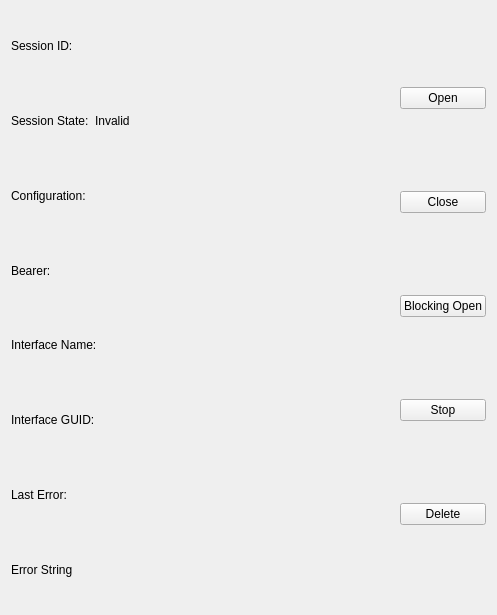
<?xml version="1.0" encoding="UTF-8"?>
<ui version="4.0">
 <class>SessionWidget</class>
 <widget class="QWidget" name="SessionWidget">
  <property name="geometry">
   <rect>
    <x>0</x>
    <y>0</y>
    <width>497</width>
    <height>615</height>
   </rect>
  </property>
  <property name="windowTitle">
   <string>Session Details</string>
  </property>
  <layout class="QHBoxLayout" name="horizontalLayout">
   <item>
    <layout class="QVBoxLayout" name="verticalLayout">
     <item>
      <layout class="QHBoxLayout" name="sessionIdLayout">
       <item>
        <widget class="QLabel" name="sessionIdLabel">
         <property name="text">
          <string>Session ID:</string>
         </property>
        </widget>
       </item>
       <item>
        <widget class="QLabel" name="sessionId">
         <property name="sizePolicy">
          <sizepolicy hsizetype="MinimumExpanding" vsizetype="Preferred">
           <horstretch>0</horstretch>
           <verstretch>0</verstretch>
          </sizepolicy>
         </property>
         <property name="text">
          <string/>
         </property>
        </widget>
       </item>
      </layout>
     </item>
     <item>
      <layout class="QHBoxLayout" name="sessionStateLayout">
       <item>
        <widget class="QLabel" name="sessionStateLabel">
         <property name="sizePolicy">
          <sizepolicy hsizetype="Preferred" vsizetype="Preferred">
           <horstretch>0</horstretch>
           <verstretch>0</verstretch>
          </sizepolicy>
         </property>
         <property name="text">
          <string>Session State:</string>
         </property>
        </widget>
       </item>
       <item>
        <widget class="QLabel" name="sessionState">
         <property name="sizePolicy">
          <sizepolicy hsizetype="MinimumExpanding" vsizetype="Preferred">
           <horstretch>0</horstretch>
           <verstretch>0</verstretch>
          </sizepolicy>
         </property>
         <property name="text">
          <string>Invalid</string>
         </property>
        </widget>
       </item>
      </layout>
     </item>
     <item>
      <layout class="QHBoxLayout" name="configurationLayout">
       <item>
        <widget class="QLabel" name="configurationLabel">
         <property name="text">
          <string>Configuration:</string>
         </property>
        </widget>
       </item>
       <item>
        <widget class="QLabel" name="configuration">
         <property name="sizePolicy">
          <sizepolicy hsizetype="MinimumExpanding" vsizetype="Preferred">
           <horstretch>0</horstretch>
           <verstretch>0</verstretch>
          </sizepolicy>
         </property>
         <property name="text">
          <string/>
         </property>
        </widget>
       </item>
      </layout>
     </item>
     <item>
      <layout class="QHBoxLayout" name="bearerLayout">
       <item>
        <widget class="QLabel" name="bearerLabel">
         <property name="text">
          <string>Bearer:</string>
         </property>
        </widget>
       </item>
       <item>
        <widget class="QLabel" name="bearer">
         <property name="sizePolicy">
          <sizepolicy hsizetype="MinimumExpanding" vsizetype="Preferred">
           <horstretch>0</horstretch>
           <verstretch>0</verstretch>
          </sizepolicy>
         </property>
         <property name="text">
          <string/>
         </property>
        </widget>
       </item>
      </layout>
     </item>
     <item>
      <layout class="QHBoxLayout" name="interfaceNameLayout">
       <item>
        <widget class="QLabel" name="interfaceNameLabel">
         <property name="text">
          <string>Interface Name:</string>
         </property>
        </widget>
       </item>
       <item>
        <widget class="QLabel" name="interfaceName">
         <property name="sizePolicy">
          <sizepolicy hsizetype="MinimumExpanding" vsizetype="Preferred">
           <horstretch>0</horstretch>
           <verstretch>0</verstretch>
          </sizepolicy>
         </property>
         <property name="text">
          <string/>
         </property>
        </widget>
       </item>
      </layout>
     </item>
     <item>
      <layout class="QHBoxLayout" name="interfaceGuidLayout">
       <item>
        <widget class="QLabel" name="interfaceGuidLabel">
         <property name="text">
          <string>Interface GUID:</string>
         </property>
        </widget>
       </item>
       <item>
        <widget class="QLabel" name="interfaceGuid">
         <property name="sizePolicy">
          <sizepolicy hsizetype="MinimumExpanding" vsizetype="Preferred">
           <horstretch>0</horstretch>
           <verstretch>0</verstretch>
          </sizepolicy>
         </property>
         <property name="text">
          <string/>
         </property>
        </widget>
       </item>
      </layout>
     </item>
     <item>
      <layout class="QHBoxLayout" name="lastErrorLayout">
       <item>
        <widget class="QLabel" name="lastErrorLabel">
         <property name="text">
          <string>Last Error:</string>
         </property>
        </widget>
       </item>
       <item>
        <widget class="QLabel" name="lastError">
         <property name="sizePolicy">
          <sizepolicy hsizetype="MinimumExpanding" vsizetype="Preferred">
           <horstretch>0</horstretch>
           <verstretch>0</verstretch>
          </sizepolicy>
         </property>
         <property name="text">
          <string/>
         </property>
        </widget>
       </item>
      </layout>
     </item>
     <item>
      <layout class="QHBoxLayout" name="errorStringLayout">
       <item>
        <widget class="QLabel" name="errorStringLabel">
         <property name="text">
          <string>Error String</string>
         </property>
        </widget>
       </item>
       <item>
        <widget class="QLabel" name="errorString">
         <property name="sizePolicy">
          <sizepolicy hsizetype="MinimumExpanding" vsizetype="Preferred">
           <horstretch>0</horstretch>
           <verstretch>0</verstretch>
          </sizepolicy>
         </property>
         <property name="text">
          <string/>
         </property>
        </widget>
       </item>
      </layout>
     </item>
    </layout>
   </item>
   <item>
    <layout class="QVBoxLayout" name="verticalLayout_2">
     <item>
      <widget class="QPushButton" name="openSessionButton">
       <property name="text">
        <string>Open</string>
       </property>
      </widget>
     </item>
     <item>
      <widget class="QPushButton" name="closeSessionButton">
       <property name="text">
        <string>Close</string>
       </property>
      </widget>
     </item>
     <item>
      <widget class="QPushButton" name="openSyncSessionButton">
       <property name="text">
        <string>Blocking Open</string>
       </property>
      </widget>
     </item>
     <item>
      <widget class="QPushButton" name="stopSessionButton">
       <property name="text">
        <string>Stop</string>
       </property>
      </widget>
     </item>
     <item>
      <widget class="QPushButton" name="deleteSessionButton">
       <property name="text">
        <string>Delete</string>
       </property>
      </widget>
     </item>
    </layout>
   </item>
  </layout>
 </widget>
 <resources/>
 <connections/>
</ui>
